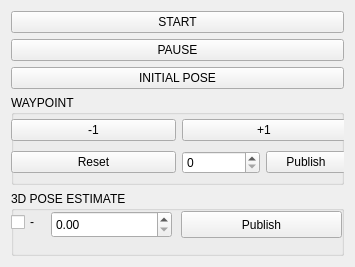
<?xml version="1.0" encoding="UTF-8"?>
<ui version="4.0">
 <class>DialUI</class>
 <widget class="QWidget" name="DialUI">
  <property name="windowModality">
   <enum>Qt::WindowModal</enum>
  </property>
  <property name="geometry">
   <rect>
    <x>0</x>
    <y>0</y>
    <width>355</width>
    <height>267</height>
   </rect>
  </property>
  <property name="sizePolicy">
   <sizepolicy hsizetype="Preferred" vsizetype="Preferred">
    <horstretch>0</horstretch>
    <verstretch>0</verstretch>
   </sizepolicy>
  </property>
  <property name="windowTitle">
   <string>TestWidget Window</string>
  </property>
  <layout class="QVBoxLayout" name="verticalLayout">
   <item>
    <layout class="QVBoxLayout" name="verticalLayout_2">
     <item>
      <widget class="QPushButton" name="start_button">
       <property name="text">
        <string>START</string>
       </property>
      </widget>
     </item>
     <item>
      <widget class="QPushButton" name="pause_button">
       <property name="text">
        <string>PAUSE</string>
       </property>
      </widget>
     </item>
     <item>
      <widget class="QPushButton" name="initialpose_button">
       <property name="text">
        <string>INITIAL POSE</string>
       </property>
      </widget>
     </item>
    </layout>
   </item>
   <item>
    <widget class="QGroupBox" name="groupBox">
     <property name="sizePolicy">
      <sizepolicy hsizetype="Preferred" vsizetype="Fixed">
       <horstretch>0</horstretch>
       <verstretch>200</verstretch>
      </sizepolicy>
     </property>
     <property name="minimumSize">
      <size>
       <width>0</width>
       <height>90</height>
      </size>
     </property>
     <property name="title">
      <string>WAYPOINT</string>
     </property>
     <widget class="QWidget" name="gridLayoutWidget">
      <property name="geometry">
       <rect>
        <x>0</x>
        <y>20</y>
        <width>335</width>
        <height>64</height>
       </rect>
      </property>
      <layout class="QGridLayout" name="gridLayout">
       <item row="1" column="1">
        <widget class="QPushButton" name="mynus_button">
         <property name="text">
          <string>-1</string>
         </property>
        </widget>
       </item>
       <item row="1" column="2">
        <widget class="QPushButton" name="plus_button">
         <property name="text">
          <string>+1</string>
         </property>
        </widget>
       </item>
       <item row="2" column="1">
        <widget class="QPushButton" name="reset_button">
         <property name="text">
          <string>Reset</string>
         </property>
        </widget>
       </item>
       <item row="2" column="2">
        <layout class="QGridLayout" name="gridLayout_2">
         <item row="0" column="1">
          <widget class="QSpinBox" name="waypoint_box"/>
         </item>
         <item row="0" column="2">
          <widget class="QPushButton" name="publish_button">
           <property name="text">
            <string>Publish</string>
           </property>
          </widget>
         </item>
        </layout>
       </item>
      </layout>
     </widget>
    </widget>
   </item>
   <item>
    <widget class="QGroupBox" name="groupBox_2">
     <property name="sizePolicy">
      <sizepolicy hsizetype="Preferred" vsizetype="Preferred">
       <horstretch>100</horstretch>
       <verstretch>100</verstretch>
      </sizepolicy>
     </property>
     <property name="minimumSize">
      <size>
       <width>200</width>
       <height>0</height>
      </size>
     </property>
     <property name="title">
      <string>3D POSE ESTIMATE</string>
     </property>
     <widget class="QDoubleSpinBox" name="zposition">
      <property name="geometry">
       <rect>
        <x>40</x>
        <y>20</y>
        <width>121</width>
        <height>27</height>
       </rect>
      </property>
     </widget>
     <widget class="QPushButton" name="zposition_button">
      <property name="geometry">
       <rect>
        <x>170</x>
        <y>20</y>
        <width>161</width>
        <height>27</height>
       </rect>
      </property>
      <property name="text">
       <string>Publish</string>
      </property>
     </widget>
     <widget class="QCheckBox" name="mynus_box">
      <property name="geometry">
       <rect>
        <x>0</x>
        <y>20</y>
        <width>41</width>
        <height>22</height>
       </rect>
      </property>
      <property name="text">
       <string>-</string>
      </property>
     </widget>
    </widget>
   </item>
  </layout>
 </widget>
 <resources/>
 <connections/>
</ui>
